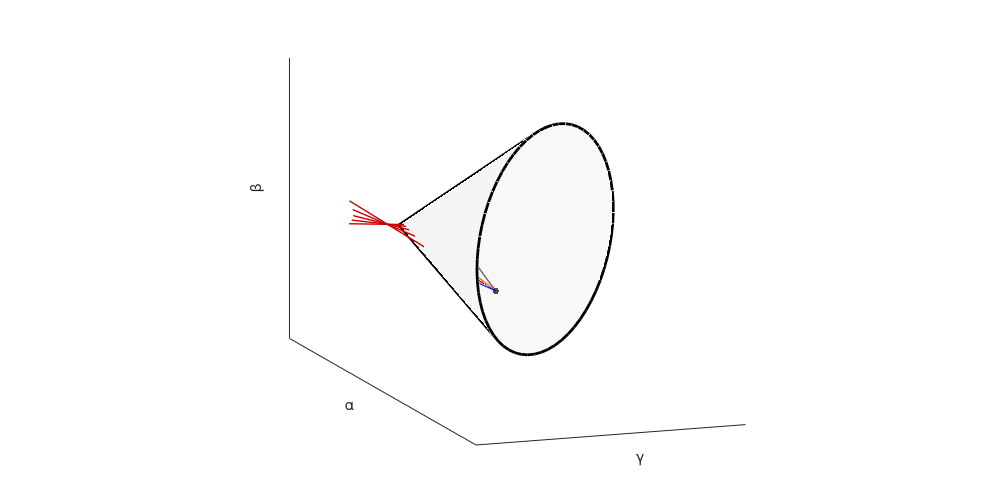
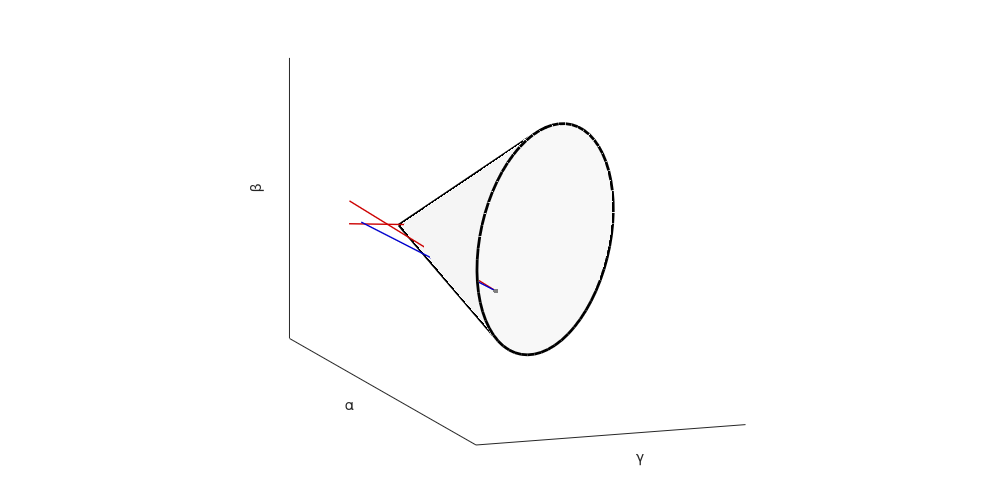

Write the MATLAB code that produced these figures, in order.
function demo_Riemannian_SPD_vecTransp02
% Vector transport on the symmetric positive definite (SPD) manifold S²+ using Schild's ladder algorithm
% (covariance matrices of dimension 2x2)
%
% If this code is useful for your research, please cite the related publication:
% @article{Jaquier17IROS,
%   author="Jaquier, N. and Calinon, S.",
%   title="Gaussian Mixture Regression on Symmetric Positive Definite Matrices Manifolds: 
%	    Application to Wrist Motion Estimation with s{EMG}",
%   year="2017",
%	  booktitle = "{IEEE/RSJ} Intl. Conf. on Intelligent Robots and Systems ({IROS})",
%	  address = "Vancouver, Canada"
% }
% 
% Copyright (c) 2017 Idiap Research Institute, http://idiap.ch/
% Written by Noémie Jaquier and Sylvain Calinon 
% 
% This file is part of PbDlib, http://www.idiap.ch/software/pbdlib/
% 
% PbDlib is free software: you can redistribute it and/or modify
% it under the terms of the GNU General Public License version 3 as
% published by the Free Software Foundation.
% 
% PbDlib is distributed in the hope that it will be useful,
% but WITHOUT ANY WARRANTY; without even the implied warranty of
% MERCHANTABILITY or FITNESS FOR A PARTICULAR PURPOSE. See the
% GNU General Public License for more details.
% 
% You should have received a copy of the GNU General Public License
% along with PbDlib. If not, see <http://www.gnu.org/licenses/>.

addpath('./m_fcts/');


%% Generate data on SPD manifold
%%%%%%%%%%%%%%%%%%%%%%%%%%%%%%%%%%%%%%%%%%%%%%%%%%%%%%%%%%%%%%%%%%%%%%%%%%%
nbDrawingSeg = 40; %Number of segments used to draw ellipsoids
nbIter_sl = 4; % Number of iterations for the Schild's ladder algorithm
sigma = 1; % Parameter for the Schild's ladder algorithm

% nbData = 3;
% Data = 3.*randn(2,2,nbData);
% Data = (Data + permute(Data,[2,1,3]))./2;
% Mu0 = [3,1;1,5];
% X = expmap(Data,Mu0);

X(:,:,1) = [2, -0.14; -0.14, 7];
X(:,:,2) = [14.5, -6; -6 7.5];
X(:,:,3) = [3, 0.5; 0.5, 2.7];

x1 = X(:,:,1);
x2 = X(:,:,2);
a = logmap(X(:,:,3),X(:,:,1));


%% Transport of a from x1 to x2 using Schild's ladder algorithm
%%%%%%%%%%%%%%%%%%%%%%%%%%%%%%%%%%%%%%%%%%%%%%%%%%%%%%%%%%%%%%%%%%%%%%%%%%%
% Plot the SPD convex cone
figure('PaperPosition',[0 0 10 5],'position',[10,10,1300,650]); hold on;% rotate3d on;
axis equal;

r = 20;
phi = 0:0.1:2*pi+0.1;
alpha = [zeros(size(phi)); r.*ones(size(phi))];
beta = [zeros(size(phi));r.*sin(phi)];
gamma = [zeros(size(phi));r/sqrt(2).*cos(phi)];

h = mesh(alpha,beta,gamma,'linestyle','none','facecolor',[.95 .95 .95],'facealpha',.5);
direction = cross([1 0 0],[1/sqrt(2),1/sqrt(2),0]);
rotate(h,direction,45,[0,0,0])

h = plot3(alpha(2,:),beta(2,:),gamma(2,:),'linewidth',2,'color',[0 0 0]);
rotate(h,direction,45,[0,0,0])
h = plot3(alpha(:,63),beta(:,63),gamma(:,63),'linewidth',2,'color',[0 0 0]);
rotate(h,direction,45,[0,0,0])
h = plot3(alpha(:,40),beta(:,40),gamma(:,40),'linewidth',2,'color',[0 0 0]);
rotate(h,direction,45,[0,0,0])

set(gca,'XTick',[]);
set(gca,'YTick',[]);
set(gca,'ZTick',[]);
xlabel('\alpha'); ylabel('\gamma'); zlabel('\beta');
view(70,12);

% Plot datapoints on the manifold
plot3(x1(1,1,1), x1(2,2,1), x1(2,1,1), '.','markersize',12,'color',[.5 .5 .5]);
plot3(x2(1,1,1), x2(2,2,1), x2(2,1,1), '.','markersize',12,'color',[.5 .5 .5]);

% Plot vector to transport
plot3([x1(1,1,:) a(1,1,:)], [x1(2,2,:) a(2,2,:)], [x1(2,1,:) a(2,1,:)],'linewidth',1,'color',[.8 0 0]);

msh_y = geodesic(logmap(x2,x1),x1,linspace(0,1,nbDrawingSeg*nbIter_sl));

% Initialisation
t = 0:1/nbIter_sl:1;
y = geodesic(logmap(x2,x1),x1,t);
q(:,:,1) = a; % vector on the tangent space
z(:,:,1) = geodesic(q(:,:,1),y(:,:,1),sigma); % projection of this vector on the manifold

msh_q = expmap(q(:,:,1).*repmat(reshape(linspace(0,1,nbDrawingSeg),[1,1,nbDrawingSeg]),2,2,1), x1);
plot3(permute(msh_q(1,1,:),[3,1,2]), permute(msh_q(2,2,:),[3,1,2]), permute(msh_q(2,1,:),[3,1,2]), '-','linewidth',1,'color',[0 0 .9]);

% Iterate
for i=1:nbIter_sl
	% Plot current point y_(i+1) on the geodesic between x0 and x1
	plot3(y(1,1,i+1), y(2,2,i+1), y(2,1,i+1), '.','markersize',15,'color',[.3 .3 .3]);
	plot3(permute(msh_y(1,1,(i-1)*nbDrawingSeg+1:i*nbDrawingSeg),[3,1,2]), permute(msh_y(2,2,(i-1)*nbDrawingSeg+1:i*nbDrawingSeg),[3,1,2]), permute(msh_y(2,1,(i-1)*nbDrawingSeg+1:i*nbDrawingSeg),[3,1,2]), '-','linewidth',1,'color',[.3 .3 .3]);

	% Compute the middle point between y_(i+1) and z_(i)
	m_dir = logmap(y(:,:,i+1),z(:,:,i));
	m(:,:,i) = geodesic(m_dir,z(:,:,i),.5);
	msh_m = expmap(m_dir.*repmat(reshape(linspace(0,1,nbDrawingSeg),[1,1,nbDrawingSeg]),2,2,1), z(:,:,i));
	plot3(permute(msh_m(1,1,:),[3,1,2]), permute(msh_m(2,2,:),[3,1,2]), permute(msh_m(2,1,:),[3,1,2]), '-','linewidth',1,'color',[0.9 0.4 0]);
	plot3(m(1,1,i), m(2,2,i), m(2,1,i), '.','markersize',15,'color',[.9 .4 0]);

	% Compute z_(i+1) on the geodesic starting at y_(i) passing through
	% m_(i)
	z_dir = logmap(m(:,:,i),y(:,:,i));
	z(:,:,i+1) = geodesic(z_dir,y(:,:,i),2*sigma);
	plot3(z(1,1,i+1), z(2,2,i+1), z(2,1,i+1), '.','markersize',15,'color',[0 .8 0]);
	msh_z = expmap(logmap(z(:,:,i+1),y(:,:,i)).*repmat(reshape(linspace(0,1,nbDrawingSeg),[1,1,nbDrawingSeg]),2,2,1), y(:,:,i));
	plot3(permute(msh_z(1,1,:),[3,1,2]), permute(msh_z(2,2,:),[3,1,2]), permute(msh_z(2,1,:),[3,1,2]), '-','linewidth',1,'color',[0 .8 0]);
	
	% Compute the current transported vector on the tangent space of
	% y_(i+1)
	q(:,:,i+1) = logmap(z(:,:,i+1),y(:,:,i+1));
	
	msh_q = expmap(q(:,:,i+1).*repmat(reshape(linspace(0,1,nbDrawingSeg),[1,1,nbDrawingSeg]),2,2,1), y(:,:,i+1));
	plot3(permute(msh_q(1,1,:),[3,1,2]), permute(msh_q(2,2,:),[3,1,2]), permute(msh_q(2,1,:),[3,1,2]), '-','linewidth',1,'color',[0 0 .9]);
	plot3([y(1,1,i+1) q(1,1,i+1)], [y(2,2,i+1) q(2,2,i+1)], [y(2,1,i+1) q(2,1,i+1)],'linewidth',1,'color',[.8 0 0]);
end
% Final transported vector
a_schildsladderTransp = q(:,:,end);
pause();


%% Parallel transport of a from x1 to x2
%%%%%%%%%%%%%%%%%%%%%%%%%%%%%%%%%%%%%%%%%%%%%%%%%%%%%%%%%%%%%%%%%%%%%%%%%%%
a_prlTransp = transp(x1,x2)*a*transp(x1,x2)';

% Plot the SPD convex cone
figure('PaperPosition',[0 0 10 5],'position',[10,10,1300,650]); hold on;% rotate3d on;
axis equal;

r = 20;
phi = 0:0.1:2*pi+0.1;
alpha = [zeros(size(phi)); r.*ones(size(phi))];
beta = [zeros(size(phi));r.*sin(phi)];
gamma = [zeros(size(phi));r/sqrt(2).*cos(phi)];

h = mesh(alpha,beta,gamma,'linestyle','none','facecolor',[.95 .95 .95],'facealpha',.5);
direction = cross([1 0 0],[1/sqrt(2),1/sqrt(2),0]);
rotate(h,direction,45,[0,0,0])

h = plot3(alpha(2,:),beta(2,:),gamma(2,:),'linewidth',2,'color',[0 0 0]);
rotate(h,direction,45,[0,0,0])
h = plot3(alpha(:,63),beta(:,63),gamma(:,63),'linewidth',2,'color',[0 0 0]);
rotate(h,direction,45,[0,0,0])
h = plot3(alpha(:,40),beta(:,40),gamma(:,40),'linewidth',2,'color',[0 0 0]);
rotate(h,direction,45,[0,0,0])

set(gca,'XTick',[]);
set(gca,'YTick',[]);
set(gca,'ZTick',[]);
xlabel('\alpha'); ylabel('\gamma'); zlabel('\beta');
view(70,12);

% Plot datapoints on the manifold
plot3(x1(1,1,1), x1(2,2,1), x1(2,1,1), '.','markersize',12,'color',[.5 .5 .5]);
plot3(x2(1,1,1), x2(2,2,1), x2(2,1,1), '.','markersize',12,'color',[.5 .5 .5]);

% Plot vector to transport
plot3([x1(1,1,:) a(1,1,:)], [x1(2,2,:) a(2,2,:)], [x1(2,1,:) a(2,1,:)],'linewidth',1,'color',[.8 0 0]);

% Plot transported vector
plot3([x2(1,1,:) a_schildsladderTransp(1,1,:)], [x2(2,2,:) a_schildsladderTransp(2,2,:)], [x2(2,1,:) a_schildsladderTransp(2,1,:)],'linewidth',1,'color',[.8 0 0]);
plot3([x2(1,1,:) a_prlTransp(1,1,:)], [x2(2,2,:) a_prlTransp(2,2,:)], [x2(2,1,:) a_prlTransp(2,1,:)],'linewidth',1,'color',[0 0 .8]);

pause();
close all;
end


%% Functions
%%%%%%%%%%%%%%%%%%%%%%%%%%%%%%%%%%%%%%%%%%%%%%%%%%%%%%%%%%%%%%%%%%%%%%%%%%%
function X = expmap(U,S)
	% Exponential map (SPD manifold)
	N = size(U,3);
	for n = 1:N
		X(:,:,n) = S^.5 * expm(S^-.5 * U(:,:,n) * S^-.5) * S^.5;
	end
end

function U = logmap(X,S)
	% Logarithm map 
	N = size(X,3);
	for n = 1:N
	% 	U(:,:,n) = S^.5 * logm(S^-.5 * X(:,:,n) * S^-.5) * S^.5;
	% 	U(:,:,n) = S * logm(S\X(:,:,n));
		[v,d] = eig(S\X(:,:,n));
		U(:,:,n) = S * v*diag(log(diag(d)))*v^-1;
	end
end

function Ac = transp(S1,S2)
	% Parallel transport (SPD manifold)
	% t = 1;
	% U = logmap(S2,S1);
	% Ac = S1^.5 * expm(0.5 .* t .* S1^-.5 * U * S1^-.5) * S1^-.5;
	Ac = (S2/S1)^.5;
end

function g = geodesic(U,S,t)
	for i=1:length(t)
		g(:,:,i) = S^.5 * expm(t(i) .* S^-.5 * U * S^-.5) * S^.5;
	end
end